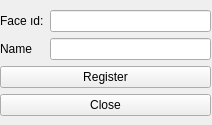
<?xml version="1.0" encoding="UTF-8"?>
<ui version="4.0">
 <class>Form</class>
 <widget class="QWidget" name="Form">
  <property name="geometry">
   <rect>
    <x>0</x>
    <y>0</y>
    <width>212</width>
    <height>125</height>
   </rect>
  </property>
  <property name="windowTitle">
   <string>Form</string>
  </property>
  <widget class="QWidget" name="formLayoutWidget">
   <property name="geometry">
    <rect>
     <x>0</x>
     <y>10</y>
     <width>211</width>
     <height>112</height>
    </rect>
   </property>
   <layout class="QFormLayout" name="formLayout">
    <item row="0" column="0">
     <widget class="QLabel" name="label_faceId">
      <property name="text">
       <string>Face ıd:</string>
      </property>
     </widget>
    </item>
    <item row="0" column="1">
     <widget class="QLineEdit" name="txtFace_id"/>
    </item>
    <item row="2" column="0">
     <widget class="QLabel" name="label_Adi">
      <property name="text">
       <string>Name</string>
      </property>
     </widget>
    </item>
    <item row="2" column="1">
     <widget class="QLineEdit" name="txtAdiSoyadi"/>
    </item>
    <item row="3" column="0" colspan="2">
     <widget class="QPushButton" name="btnKaydet">
      <property name="text">
       <string>Register</string>
      </property>
     </widget>
    </item>
    <item row="4" column="0" colspan="2">
     <widget class="QPushButton" name="btnClose">
      <property name="text">
       <string>Close</string>
      </property>
     </widget>
    </item>
   </layout>
  </widget>
 </widget>
 <resources/>
 <connections/>
</ui>
